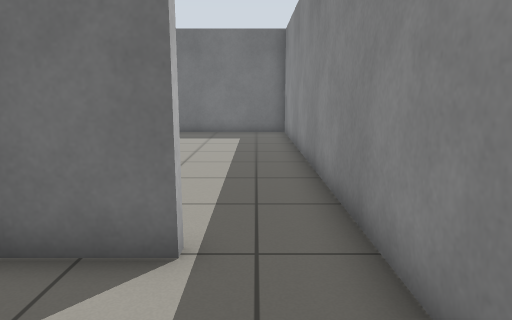
[1] (above)

16 first-person views from a walk through a Gazebo world. The camera is 0.91 m above the floor, tilts 10° down and sees 70° across. The floor is counted in squares, 0.5 m on a side. Each view is taken from the middle of a square. On the plan, view 1 faces up. The plan holds only what a view shows up to about 18 squares ahead; the rest is blank.

[2]
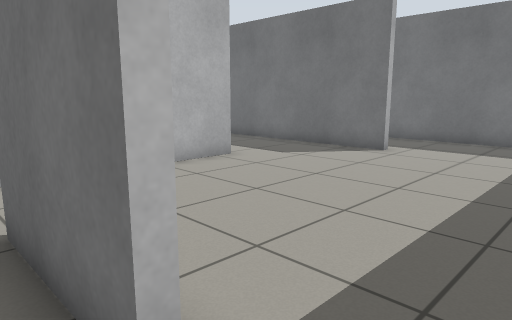

[3]
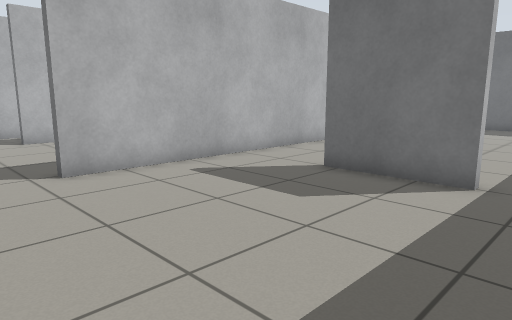

[4]
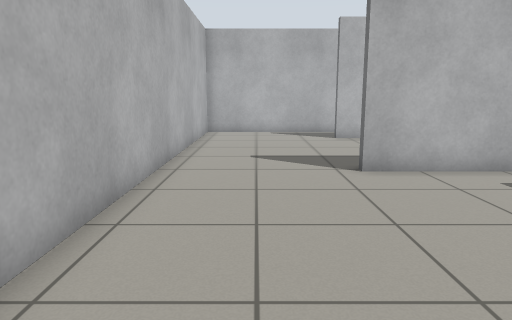

[5]
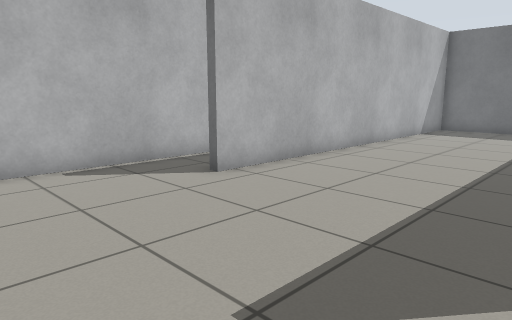

[6]
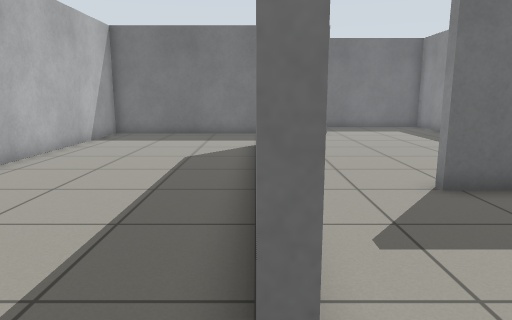

[7]
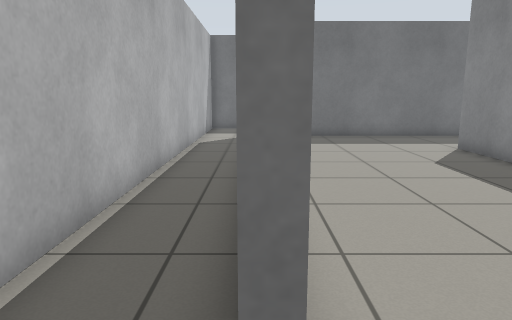

[8]
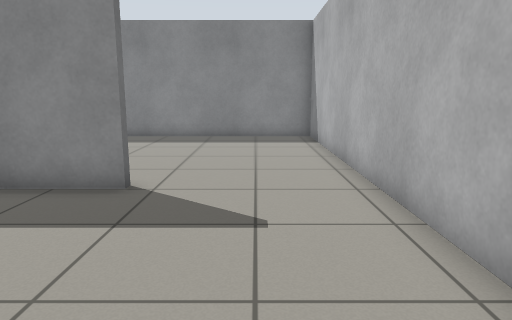

[9]
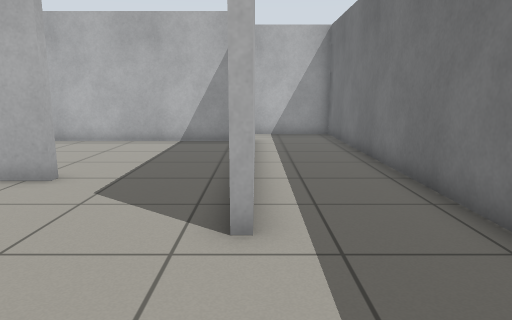

[10]
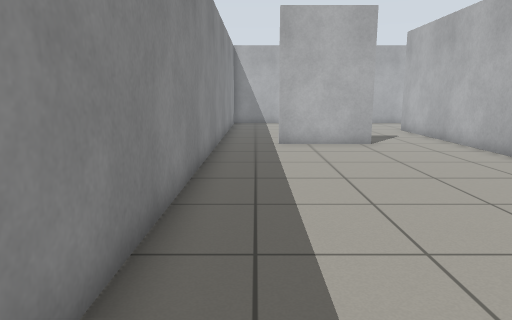

[11]
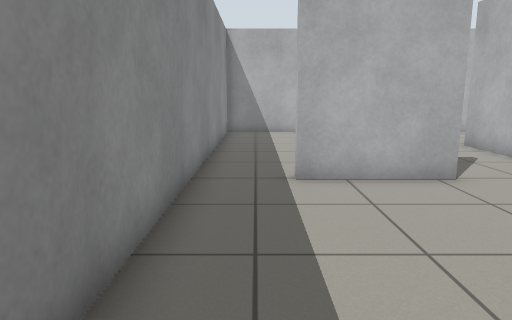

[12]
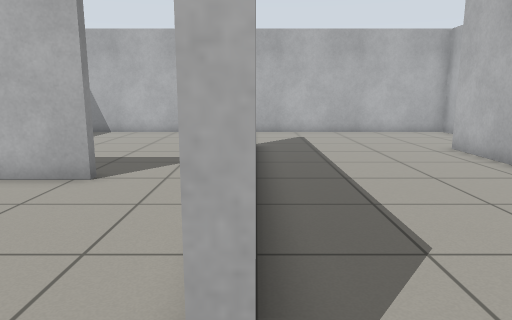

[13]
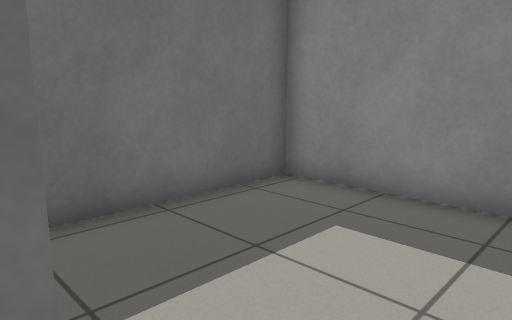

[14]
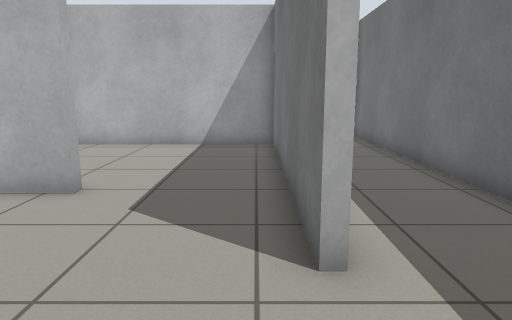

[15]
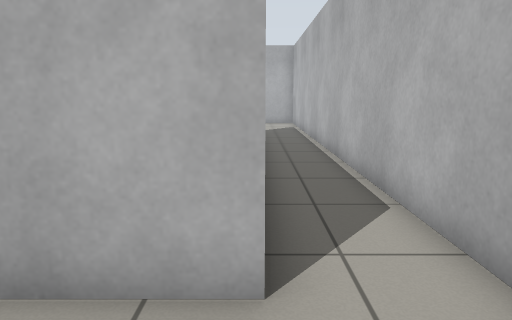

[16]
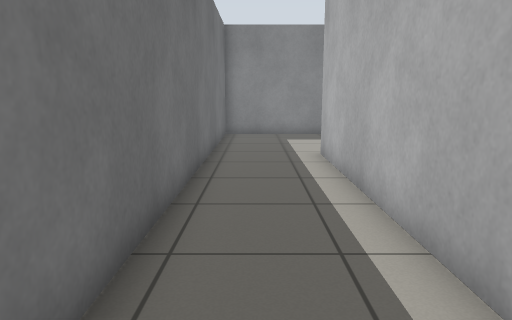

### Floor plan
Points are (right, up) in squares from view 1. A wall is a line through its corners. A room is listed if a view was taken in it or the views show most of it. See-through windows are left out.
Room 1 (views 1, 2, 3, 4, 9, 10, 11, 13, 14, 15, 16)
walls: (-4.5, 4.2) (-0.9, 4.2); (-0.7, 3.9) (-4.4, 3.9); (-7.7, 10.6) (-7.7, -1.5); (-4.5, 14.7) (-7.4, 14.7); (-15.1, 15) (-4.5, 15); (-7.5, -6.4) (1.4, -6.4) (1.4, 18.4) (-17.4, 18.4) (-17.4, 16.4)
ways out: opening at (-16.5, 15.5) to room 2; opening at (-8, -4) to room 2; opening at (-8, 12.5) to room 2
Room 2 (views 5, 6, 7, 8, 12)
walls: (-8, 7.9) (-8, 10.6); (-8, -1.5) (-8, 1.4); (-7.4, 14.7) (-14.8, 14.7) (-14.8, -0.6); (-17.4, 16.4) (-17.4, -6.4) (-7.5, -6.4)
ways out: opening at (-16.5, 15.5) to room 1; opening at (-8, -4) to room 1; opening at (-8, 12.5) to room 1

Where each view was taken, in squares from view 1:
view 1: 0 up, 0 right, facing up
view 2: 3 up, 1 right, facing up-left
view 3: 4 down, 1 right, facing up-left
view 4: 4 down, 1 right, facing left
view 5: 6 down, 8 left, facing up-left
view 6: 3 down, 8 left, facing up
view 7: 2 down, 15 left, facing up
view 8: 4 down, 15 left, facing right
view 9: 15 up, 0 right, facing left
view 10: 18 up, 0 right, facing down
view 11: 12 up, 0 right, facing down
view 12: 12 up, 8 left, facing down
view 13: 13 up, 5 left, facing up-right
view 14: 14 up, 1 left, facing left
view 15: 18 up, 15 left, facing down
view 16: 17 up, 16 left, facing right
